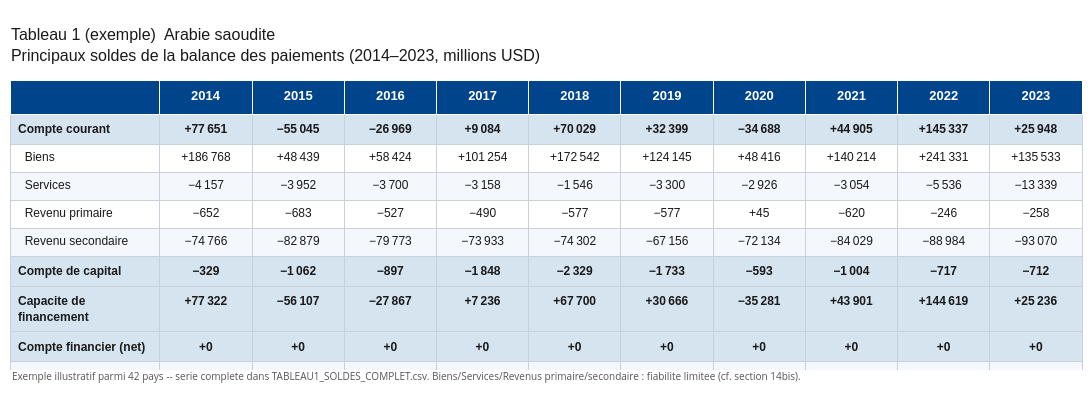
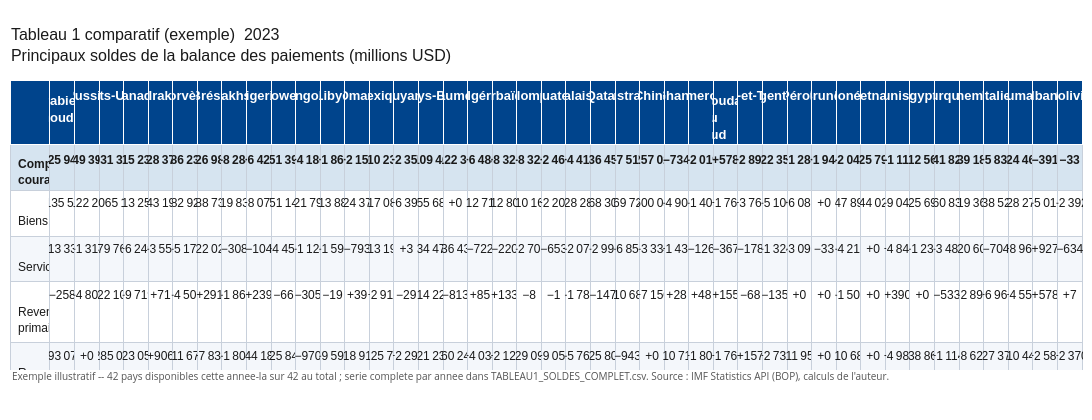

Notebook cell for these charts, in order:
### Code cell
rows_t1_cemac = [
    ('Compte courant', 'solde_courant'),
    ('  Biens', 'biens'),
    ('  Services', 'services'),
    ('  Revenu primaire', 'rev_primaire'),
    ('  Revenu secondaire', 'rev_secondaire'),
    ('Compte de capital', 'compte_capital'),
    ('Capacite de financement', 'capacite_finan'),
    ('Compte financier (net)', 'compte_financier'),
    ('Erreurs et omissions', 'erreurs_omissions'),
]

# Tableau 1 complet (tous pays eligibles x toutes leurs annees) -> CSV, valeurs brutes ---
lignes_t1 = []
for code, nom in PAYS_ELIGIBLES.items():
    for a in ANNEES_PAR_PAYS[code]:
        b = bdp_pour(code, a)
        ligne = {'COUNTRY_CODE': code, 'PAYS': nom, 'ANNEE': a}
        ligne.update({cle: b[cle] for _, cle in rows_t1_cemac})
        lignes_t1.append(ligne)

df_t1_complet = pd.DataFrame(lignes_t1)
chemin_t1_csv = BASE / 'data' / 'TABLEAU1_SOLDES_COMPLET.csv'
df_t1_complet.to_csv(chemin_t1_csv, index=False)
print(f"{chemin_t1_csv} : {len(df_t1_complet)} lignes ({df_t1_complet['COUNTRY_CODE'].nunique()} pays x annees) "
      f"-- valeurs en millions USD, source : IMF Statistics API (BOP), calculs de l'auteur.")

# Exemple illustratif : tableau par pays (le premier pays eligible, toutes ses annees) ---
code_ex1, nom_ex1 = next(iter(PAYS_ELIGIBLES.items()))
annees_ex1 = ANNEES_PAR_PAYS[code_ex1]
data_ex1 = {a: [fmt_cemac(bdp_pour(code_ex1, a)[cle]) for _, cle in rows_t1_cemac] for a in annees_ex1}
df_t1_ex1 = pd.DataFrame(data_ex1, index=[r[0] for r in rows_t1_cemac])

fig_t1_ex1 = render_table_cemac(
    df_t1_ex1,
    title=f'Tableau 1 (exemple)  {nom_ex1}\nPrincipaux soldes de la balance des paiements '
          f'({annees_ex1[0]}–{annees_ex1[-1]}, millions USD)',
    caption=f"Exemple illustratif parmi {len(PAYS_ELIGIBLES)} pays -- serie complete dans "
            f"{chemin_t1_csv.name}. Biens/Services/Revenus primaire/secondaire : fiabilite "
            "limitee (cf. section 14bis).",
    highlight_rows=[0, 5, 6, 7],
    filename=FIGURES_DIR / f'tab1_soldes_{code_ex1}.png',
)
fig_t1_ex1.show()

# Exemple illustratif : tableau comparatif (annee la plus recente avec >= 2 pays) ---
annees_comparables_t1 = [a for a in ANNEES_UNION if len([c for c in PAYS_ELIGIBLES if a in ANNEES_PAR_PAYS[c]]) >= 2]
if annees_comparables_t1:
    annee_ex1 = annees_comparables_t1[-1]
    pays_dispo_ex1 = [c for c in PAYS_ELIGIBLES if annee_ex1 in ANNEES_PAR_PAYS[c]]
    data_comp1 = {PAYS_ELIGIBLES[c]: [fmt_cemac(bdp_pour(c, annee_ex1)[cle]) for _, cle in rows_t1_cemac] for c in pays_dispo_ex1}
    df_t1_comp_ex1 = pd.DataFrame(data_comp1, index=[r[0] for r in rows_t1_cemac])

    fig_t1_comp_ex1 = render_table_cemac(
        df_t1_comp_ex1,
        title=f'Tableau 1 comparatif (exemple)  {annee_ex1}\nPrincipaux soldes de la balance des paiements (millions USD)',
        caption=f"Exemple illustratif -- {len(pays_dispo_ex1)} pays disponibles cette annee-la sur "
                f"{len(PAYS_ELIGIBLES)} au total ; serie complete par annee dans {chemin_t1_csv.name}. "
                "Source : IMF Statistics API (BOP), calculs de l'auteur.",
        highlight_rows=[0, 5, 6, 7],
        filename=FIGURES_DIR / f'tab1_soldes_comparatif_{annee_ex1}.png',
    )
    fig_t1_comp_ex1.show()
else:
    print("Aucune annee avec au moins 2 pays disponibles -- pas d'exemple comparatif a afficher.")

### Figure 1 — Plotly figure (JSON) as saved in the notebook; plotly's stock layout.template omitted (floating-point values rounded to 4 significant figures)
{"data": [{"cells": {"align": ["left", "center", "center", "center", "center", "center", "center", "center", "center", "center", "center"], "fill": {"color": [["#D6E4F0", "white", "#F4F7FB", "white", "#F4F7FB", "#D6E4F0", "#D6E4F0", "#D6E4F0", "#F4F7FB"], ["#D6E4F0", "white", "#F4F7FB", "white", "#F4F7FB", "#D6E4F0", "#D6E4F0", "#D6E4F0", "#F4F7FB"], ["#D6E4F0", "white", "#F4F7FB", "white", "#F4F7FB", "#D6E4F0", "#D6E4F0", "#D6E4F0", "#F4F7FB"], ["#D6E4F0", "white", "#F4F7FB", "white", "#F4F7FB", "#D6E4F0", "#D6E4F0", "#D6E4F0", "#F4F7FB"], ["#D6E4F0", "white", "#F4F7FB", "white", "#F4F7FB", "#D6E4F0", "#D6E4F0", "#D6E4F0", "#F4F7FB"], ["#D6E4F0", "white", "#F4F7FB", "white", "#F4F7FB", "#D6E4F0", "#D6E4F0", "#D6E4F0", "#F4F7FB"], ["#D6E4F0", "white", "#F4F7FB", "white", "#F4F7FB", "#D6E4F0", "#D6E4F0", "#D6E4F0", "#F4F7FB"], ["#D6E4F0", "white", "#F4F7FB", "white", "#F4F7FB", "#D6E4F0", "#D6E4F0", "#D6E4F0", "#F4F7FB"], ["#D6E4F0", "white", "#F4F7FB", "white", "#F4F7FB", "#D6E4F0", "#D6E4F0", "#D6E4F0", "#F4F7FB"], ["#D6E4F0", "white", "#F4F7FB", "white", "#F4F7FB", "#D6E4F0", "#D6E4F0", "#D6E4F0", "#F4F7FB"], ["#D6E4F0", "white", "#F4F7FB", "white", "#F4F7FB", "#D6E4F0", "#D6E4F0", "#D6E4F0", "#F4F7FB"]]}, "font": {"color": "#1a1a1a", "family": "Arial", "size": 12}, "height": 28, "line": {"color": "#C8D0DB"}, "values": [["<b>Compte courant</b>", "  Biens", "  Services", "  Revenu primaire", "  Revenu secondaire", "<b>Compte de capital</b>", "<b>Capacite de financement</b>", "<b>Compte financier (net)</b>", "Erreurs et omissions"], ["<b>+77 651</b>", "+186 768", "−4 157", "−652", "−74 766", "<b>−329</b>", "<b>+77 322</b>", "<b>+0</b>", "−12 818"], ["<b>−55 045</b>", "+48 439", "−3 952", "−683", "−82 879", "<b>−1 062</b>", "<b>−56 107</b>", "<b>+0</b>", "−24 486"], ["<b>−26 969</b>", "+58 424", "−3 700", "−527", "−79 773", "<b>−897</b>", "<b>−27 867</b>", "<b>+0</b>", "−72 251"], ["<b>+9 084</b>", "+101 254", "−3 158", "−490", "−73 933", "<b>−1 848</b>", "<b>+7 236</b>", "<b>+0</b>", "+6 105"], ["<b>+70 029</b>", "+172 542", "−1 546", "−577", "−74 302", "<b>−2 329</b>", "<b>+67 700</b>", "<b>+0</b>", "−13 473"], ["<b>+32 399</b>", "+124 145", "−3 300", "−577", "−67 156", "<b>−1 733</b>", "<b>+30 666</b>", "<b>+0</b>", "+17 816"], ["<b>−34 688</b>", "+48 416", "−2 926", "+45", "−72 134", "<b>−593</b>", "<b>−35 281</b>", "<b>+0</b>", "+24 104"], ["<b>+44 905</b>", "+140 214", "−3 054", "−620", "−84 029", "<b>−1 004</b>", "<b>+43 901</b>", "<b>+0</b>", "−20 056"], ["<b>+145 337</b>", "+241 331", "−5 536", "−246", "−88 984", "<b>−717</b>", "<b>+144 619</b>", "<b>+0</b>", "−24 453"], ["<b>+25 948</b>", "+135 533", "−13 339", "−258", "−93 070", "<b>−712</b>", "<b>+25 236</b>", "<b>+0</b>", "−21 021"]]}, "columnwidth": [2.6, 1.6, 1.6, 1.6, 1.6, 1.6, 1.6, 1.6, 1.6, 1.6, 1.6], "header": {"align": ["left", "center", "center", "center", "center", "center", "center", "center", "center", "center", "center"], "fill": {"color": "#00448C"}, "font": {"color": "white", "family": "Arial", "size": 13}, "height": 34, "values": ["<b></b>", "<b>2014</b>", "<b>2015</b>", "<b>2016</b>", "<b>2017</b>", "<b>2018</b>", "<b>2019</b>", "<b>2020</b>", "<b>2021</b>", "<b>2022</b>", "<b>2023</b>"]}, "type": "table"}], "layout": {"annotations": [{"align": "left", "font": {"color": "#555555", "size": 10}, "showarrow": false, "text": "Exemple illustratif parmi 42 pays -- serie complete dans TABLEAU1_SOLDES_COMPLET.csv. Biens/Services/Revenus primaire/secondaire : fiabilite limitee (cf. section 14bis).", "x": 0, "xref": "paper", "y": -0.05, "yref": "paper"}], "height": 420, "margin": {"b": 50, "l": 10, "r": 10, "t": 80}, "paper_bgcolor": "white", "title": {"font": {"color": "#1a1a1a", "family": "Arial", "size": 16}, "text": "Tableau 1 (exemple)  Arabie saoudite<br>Principaux soldes de la balance des paiements (2014–2023, millions USD)", "x": 0.01, "xanchor": "left"}, "width": 2420}}

### Figure 2 — Plotly figure (JSON) as saved in the notebook; plotly's stock layout.template omitted (floating-point values rounded to 4 significant figures; data arrays with more than 128 entries replaced by an {"elided": "..."} marker saying what was removed)
{"data": [{"cells": {"align": ["left", "center", "center", "center", "center", "center", "center", "center", "center", "center", "center", "center", "center", "center", "center", "center", "center", "center", "center", "center", "center", "center", "center", "center", "center", "center", "center", "center", "center", "center", "center", "center", "center", "center", "center", "center", "center", "center", "center", "center", "center", "center", "center"], "fill": {"color": {"elided": "43x9 str values"}}, "font": {"color": "#1a1a1a", "family": "Arial", "size": 12}, "height": 28, "line": {"color": "#C8D0DB"}, "values": {"elided": "43x9 str values"}}, "columnwidth": [2.6, 1.6, 1.6, 1.6, 1.6, 1.6, 1.6, 1.6, 1.6, 1.6, 1.6, 1.6, 1.6, 1.6, 1.6, 1.6, 1.6, 1.6, 1.6, 1.6, 1.6, 1.6, 1.6, 1.6, 1.6, 1.6, 1.6, 1.6, 1.6, 1.6, 1.6, 1.6, 1.6, 1.6, 1.6, 1.6, 1.6, 1.6, 1.6, 1.6, 1.6, 1.6, 1.6], "header": {"align": ["left", "center", "center", "center", "center", "center", "center", "center", "center", "center", "center", "center", "center", "center", "center", "center", "center", "center", "center", "center", "center", "center", "center", "center", "center", "center", "center", "center", "center", "center", "center", "center", "center", "center", "center", "center", "center", "center", "center", "center", "center", "center", "center"], "fill": {"color": "#00448C"}, "font": {"color": "white", "family": "Arial", "size": 13}, "height": 34, "values": ["<b></b>", "<b>Arabie saoudite</b>", "<b>Russie</b>", "<b>États-Unis</b>", "<b>Canada</b>", "<b>Irak</b>", "<b>Norvège</b>", "<b>Brésil</b>", "<b>Kazakhstan</b>", "<b>Nigeria</b>", "<b>Koweït</b>", "<b>Angola</b>", "<b>Libye</b>", "<b>Oman</b>", "<b>Mexique</b>", "<b>Guyana</b>", "<b>Pays-Bas</b>", "<b>Royaume-Uni</b>", "<b>Algérie</b>", "<b>Azerbaïdjan</b>", "<b>Colombie</b>", "<b>Équateur</b>", "<b>Malaisie</b>", "<b>Qatar</b>", "<b>Australie</b>", "<b>Chine</b>", "<b>Ghana</b>", "<b>Cameroun</b>", "<b>Soudan du Sud</b>", "<b>Trinité-et-Tobago</b>", "<b>Argentine</b>", "<b>Pérou</b>", "<b>Brunei</b>", "<b>Indonésie</b>", "<b>Vietnam</b>", "<b>Tunisie</b>", "<b>Égypte</b>", "<b>Turquie</b>", "<b>Danemark</b>", "<b>Italie</b>", "<b>Roumanie</b>", "<b>Albanie</b>", "<b>Bolivie</b>"]}, "type": "table"}], "layout": {"annotations": [{"align": "left", "font": {"color": "#555555", "size": 10}, "showarrow": false, "text": "Exemple illustratif -- 42 pays disponibles cette annee-la sur 42 au total ; serie complete par annee dans TABLEAU1_SOLDES_COMPLET.csv. Source : IMF Statistics API (BOP), calculs de l'auteur.", "x": 0, "xref": "paper", "y": -0.05, "yref": "paper"}], "height": 420, "margin": {"b": 50, "l": 10, "r": 10, "t": 80}, "paper_bgcolor": "white", "title": {"font": {"color": "#1a1a1a", "family": "Arial", "size": 16}, "text": "Tableau 1 comparatif (exemple)  2023<br>Principaux soldes de la balance des paiements (millions USD)", "x": 0.01, "xanchor": "left"}, "width": 9140}}
